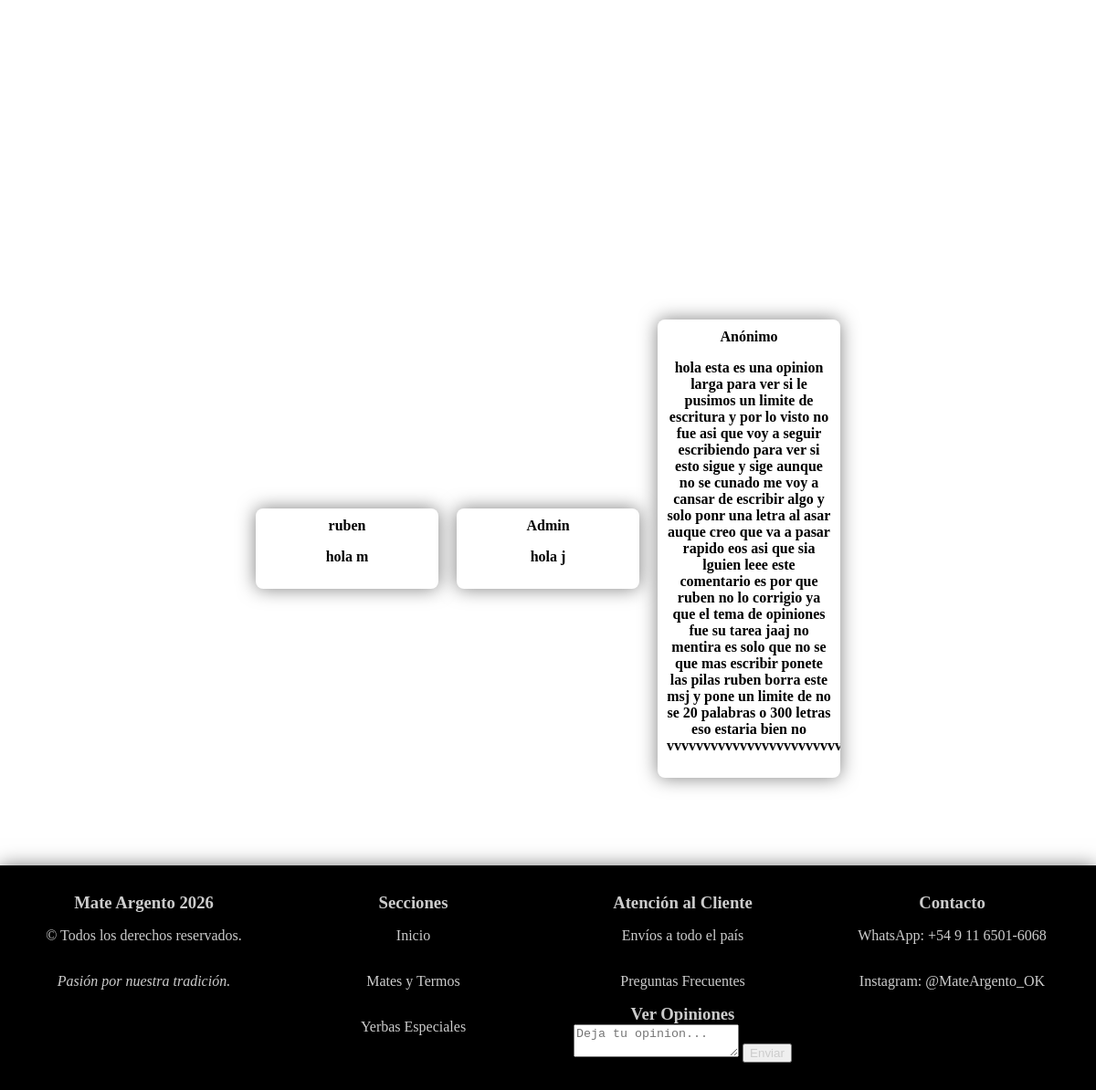
Page /opiniones (lower part) on the earlier database version.
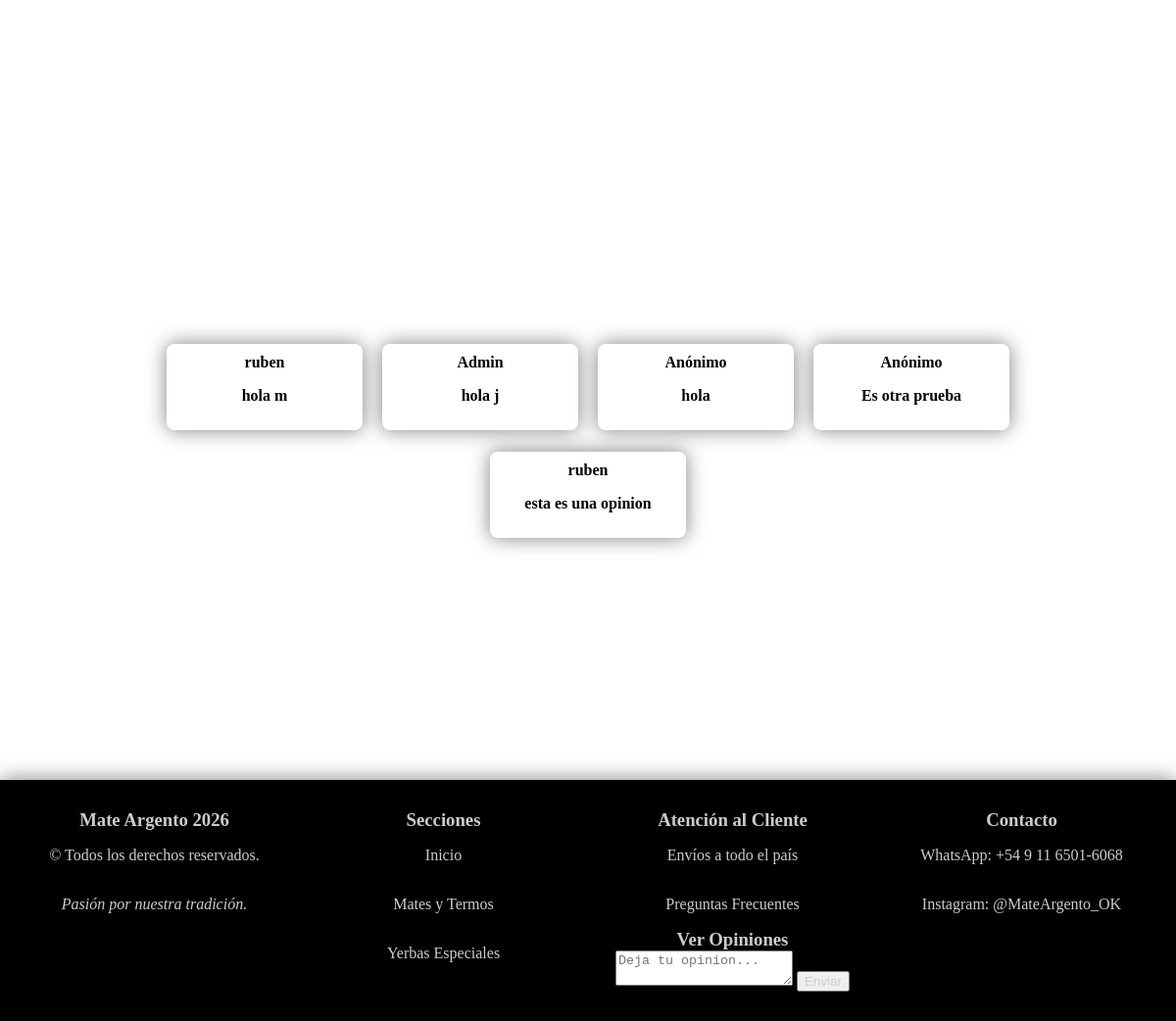
Same page on the later database version.
### app.py (models this page shows, shortened)
class Opinion(db.Model):
    id = db.Column(db.Integer, primary_key=True) # Esto hace que el cerebro los vuelva unicos y los va colocando 1,2,3.
    nombre_cliente = db.Column(db.String(100)) # Espacio para el nombre del cliente de maximo 100 letras.
    comentario = db.Column(db.Text, nullable=False) # El texto que escriben, nullable para que no se guarde vacio.

### app.py (the view)
@app.route('/opiniones')
def ver_opiniones():
    return render_template('opiniones.html', opiniones=Opinion.query.all())

### app.py (called while the page is built, shortened)
@app.context_processor
def inject_categorias():
    return dict(todas_las_categorias=CATEGORIAS_DATA)

@app.context_processor
def procesar_carrito():
    mi_carrito = Carrito(session)
    items, total, unidades = mi_carrito.obtener_datos(Producto)
    return dict(carrito_html=items, total_carrito=total, total_unidades=unidades)

    def obtener_datos(self, modelo_producto):
        carrito_dict = self.session.get('carrito', {})
        productos_reales = []
        total_general = 0
        total_unidades = 0  # <--- Nueva variable
        return productos_reales, total_general, total_unidades

### templates/opiniones.html (shortened to what this page needs)
<!DOCTYPE html>
<html>
<head>
</head>
<body>
    {% extends 'base.html' %}
    {% block content %}
    <br>
    <div class="contenedor">
        <br><br><br>
        <div class="contenedor-padre2">
            {% for p in opiniones %}
                <div class="tarjeta">
                    <h4>{{ p.nombre_cliente }}</h4>
                    <p><b>{{ p.comentario }}</b></p>
                </div>
            {% else %}
                <p>No hay productos en esta categoría todavía.</p>
            {% endfor %}
        </div>
        <br><br><br>
    </div>
    {% endblock %}

Differences in the rows shown:
removed Opinion: nombre_cliente "Anónimo", comentario "hola esta es una opinion larga para ver si le pusimos un limite de escritura y por lo visto no fue asi que voy a seguir escribiendo para ver si esto sigue y sige aunque no se cunado me voy a cansar de escribir algo y solo ponr una letra al asar auque creo que va a pasar rapido eos asi que sia lguien leee este comentario es por que ruben no lo corrigio ya que el tema de opiniones fue su tarea jaaj no mentira es solo que no se que mas escribir ponete las pilas ruben borra este msj y pone un limite de no se 20 palabras o 300 letras eso estaria bien no…"
added Opinion: nombre_cliente "Anónimo", comentario "hola"
added Opinion: nombre_cliente "Anónimo", comentario "Es otra prueba"
added Opinion: nombre_cliente "ruben", comentario "esta es una opinion"
